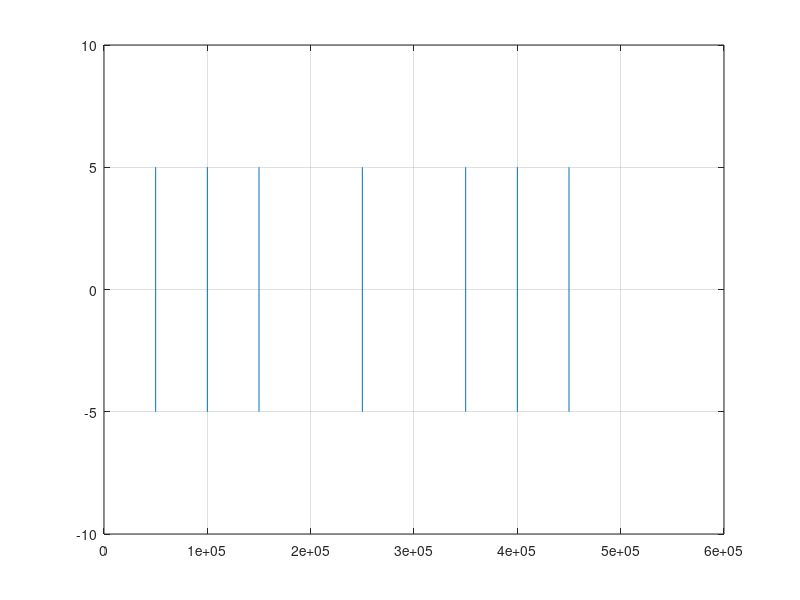

The MATLAB script that drew this image:
clc;
clear;

data = [1 0 1 1 0];
k=2;
result(1)=5;
 
 
samplesize = 100000;
bitduration = 1;
for j=1:length(data)
        g=k;
        if data(j)==1
            for i=0:1/samplesize:(bitduration/2) 
                
             result(k)=result(g-1);
             
             k=k+1;
             
               
            end;
             
            
             p=k;
             for l=i+(1/samplesize):1/samplesize:bitduration
                   
                result(k)=-result(p-1);
                 
                k=k+1;
                    
             end;
             
        else
            s=k;
             for i=0:1/samplesize:(bitduration/2) 
             result(k)=-result(s-1);
              
             k=k+1;
              
            end;
             m=k;
             for l=i+(1/samplesize):1/samplesize:bitduration
                result(k)=-result(m-1);
                
                k=k+1;
                     
             end;
         end;
        
  
 end;
         
   for t=1:length(result)
       time(t) = t;
   end;
   
   
   dat(1) = 1;
    iter = 2;
    for d = 50:samplesize:length(result)
         
        if d == 50
            if result(d) == 5
                dat(iter)=1;
            else
                dat(iter) =0;
            end;
        
        
        else
            if dat(iter-1)==1 && result(d)==5
                dat(iter)=0;
            else
                dat(iter)=1;
                
            end;
        
        
        end;
    iter = iter + 1;
    end;
    
    
   
      
     
   
 plot(time,result);
 ylim([-10 10]);
 grid on;